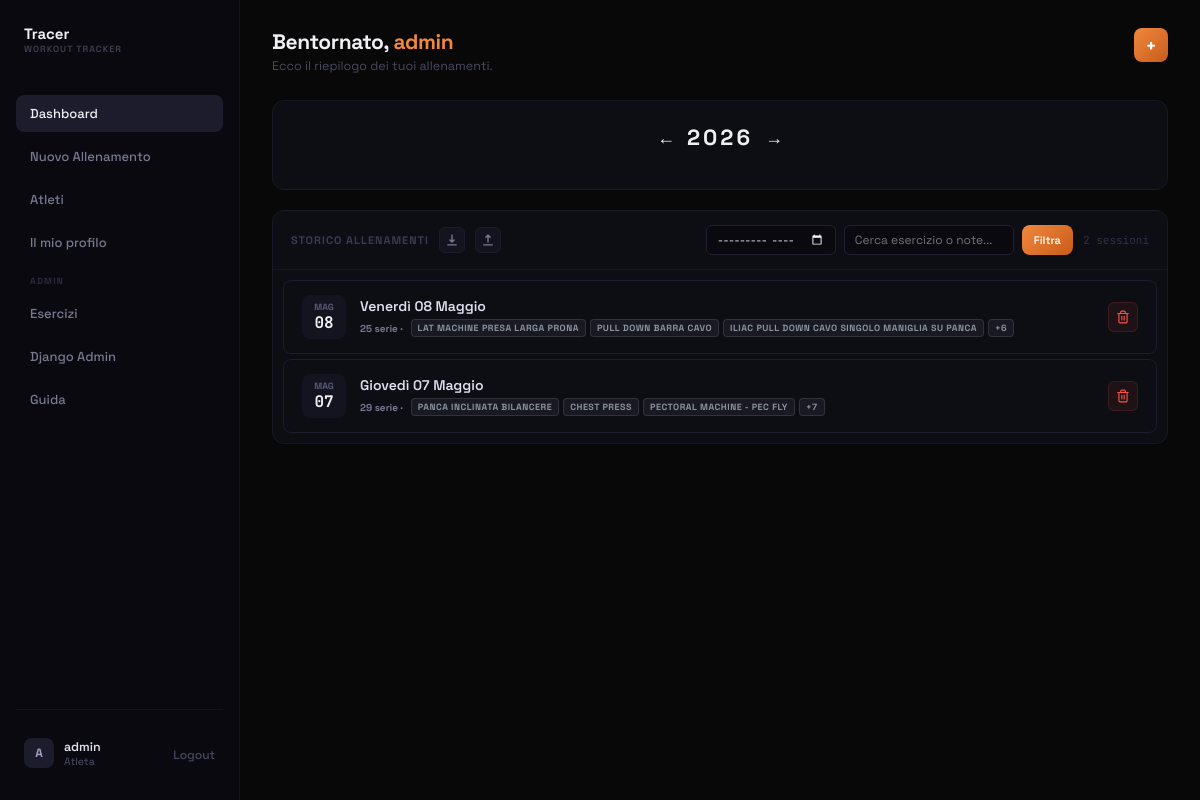
The page /dashboard/ (signed in) on the database its author committed.
### tracker/models.py (models this page shows, shortened)
class WorkoutSession(models.Model):
    utente = models.ForeignKey(User, on_delete=models.CASCADE, related_name='workout_sessions')
    data = models.DateField(default=timezone.now)
    note = models.TextField(blank=True, null=True)
    class Meta:
        ordering = ['-data'] # Ordina dalla più recente alla più vecchia

class Exercise(models.Model):
    nome = models.CharField(max_length=100)
    tipologia = models.CharField(max_length=120, blank=True, default='')
    tags = models.ManyToManyField(Tag, related_name='exercises')

### tracker/views.py (the view)
# urls.py: path('dashboard/', views.dashboard, name='dashboard'),
@login_required
def dashboard(request):
    sessions_query = WorkoutSession.objects.filter(utente=request.user).prefetch_related('sets__exercise').order_by('-data', '-id')
    q = request.GET.get('q', '').strip()
    if q:
        sessions_query = sessions_query.filter(
            models.Q(note__icontains=q) |
            models.Q(sets__exercise__nome__icontains=q)
        ).distinct()
    year_str = request.GET.get('year')
    if year_str and year_str.isdigit():
        year_int = int(year_str)
    else:
        year_int = timezone.now().year
    sessions_query = sessions_query.filter(data__year=year_int)
    month_filter = request.GET.get('month', '')
    if month_filter:
        try:
            year_part, month = month_filter.split('-')
            sessions_query = sessions_query.filter(data__year=year_part, data__month=month)
        except ValueError:
            pass
    paginator = Paginator(sessions_query, 15)
    page_number = request.GET.get('page')
    sessions = paginator.get_page(page_number)
    all_sessions = WorkoutSession.objects.filter(utente=request.user, data__year=year_int)
    date_counts = {}
    for s in all_sessions:
        d_str = s.data.strftime('%Y-%m-%d')
        date_counts[d_str] = date_counts.get(d_str, 0) + 1
    heatmap_data = []
    for d_str, count in date_counts.items():
        dt = datetime.strptime(d_str, '%Y-%m-%d')
        timestamp = int(time.mktime(dt.timetuple()))
        heatmap_data.append({'date': timestamp, 'value': count})
    total_sets = WorkoutSet.objects.filter(session__utente=request.user).count()
    now = timezone.now()
    this_month_sessions = all_sessions.filter(data__year=now.year, data__month=now.month).count()
    return render(request, 'tracker/dashboard.html', {
        'sessions': sessions,
        'total_sessions_count': all_sessions.count(),
        'total_sets': total_sets,
        'this_month_sessions': this_month_sessions,
        'heatmap_data_json': json.dumps(heatmap_data),
        'selected_year': year_int,
    })

### tracker/templates/tracker/dashboard.html (shortened to what this page needs)
{% extends 'tracker/base.html' %}
{% load static %}
{% block content %}
<div class="page-container">
    <div style="display: flex; justify-content: space-between; align-items: flex-start; margin-bottom: 26px; flex-wrap: wrap; gap: 15px;">
        <div>
            <h1 style="font-size: 21px; font-weight: 700; color: #f0f0f3; letter-spacing: -0.4px; margin-bottom: 3px;">
                Bentornato, <span style="color: #f0883e;">{{ user.username }}</span>
            </h1>
            <p style="font-size: 12.5px; color: #484860; font-weight: 400;">
                Ecco il riepilogo dei tuoi allenamenti.
            </p>
        </div>
        <a href="{% url 'create_session' %}" class="btn-primary-gradient" style="display: flex; align-items: center; justify-content: center; width: 34px; height: 34px; font-size: 18px; font-weight: bold; border-radius: 8px;">
            +
        </a>
    </div>
    <div class="tracer-card" style="padding: 22px 24px; margin-bottom: 20px;">
        <div style="display: flex; align-items: center; justify-content: center; gap: 12px; margin-bottom: 16px;">
            <button type="button" class="arrow-btn" onclick="changeYear(-1)" style="background:none;border:none;color:#f0f0f3;font-size:18px;cursor:pointer;">&#8592;</button>
            <span style="font-size: 22px; font-weight: 700; color: #f0f0f3; letter-spacing: 3px;">{{ selected_year }}</span>
            <button type="button" class="arrow-btn" onclick="changeYear(1)" style="background:none;border:none;color:#f0f0f3;font-size:18px;cursor:pointer;">&#8594;</button>
        </div>
    </div>
    <div class="tracer-card" style="overflow: hidden;">
        <div style="padding: 14px 18px; border-bottom: 1px solid #16162a; display: flex; justify-content: space-between; align-items: center; flex-wrap: wrap; gap: 10px;">
            <div style="display: flex; align-items: center; gap: 10px;">
                <div style="font-size: 11px; font-weight: 700; color: #3a3a52; text-transform: uppercase; letter-spacing: 1px;">Storico Allenamenti</div>
                <a href="{% url 'export_sessions' %}" title="Esporta backup JSON" style="display:inline-flex;align-items:center;justify-content:center;width:26px;height:26px;border-radius:6px;background:#141420;border:1px solid #1c1c2c;color:#787890;text-decoration:none;" onmouseover="this.style.color='#f0f0f3'" onmouseout="this.style.color='#787890'">
                    <svg viewBox="0 0 20 20" fill="currentColor" width="14" height="14"><path fill-rule="evenodd" d="M3 17a1 1 0 011-1h12a1 1 0 110 2H4a1 1 0 01-1-1zm3.293-7.707a1 1 0 011.414 0L9 10.586V3a1 1 0 112 0v7.586l1.293-1.293a1 1 0 111.414 1.414l-3 3a1 1 0 01-1.414 0l-3-3a1 1 0 010-1.414z" clip-rule="evenodd"/></svg>
                </a>
                <a href="{% url 'import_sessions' %}" title="Importa backup JSON" style="display:inline-flex;align-items:center;justify-content:center;width:26px;height:26px;border-radius:6px;background:#141420;border:1px solid #1c1c2c;color:#787890;text-decoration:none;" onmouseover="this.style.color='#f0f0f3'" onmouseout="this.style.color='#787890'">
                    <svg viewBox="0 0 20 20" fill="currentColor" width="14" height="14"><path fill-rule="evenodd" d="M3 17a1 1 0 011-1h12a1 1 0 110 2H4a1 1 0 01-1-1zM6.293 6.707a1 1 0 010-1.414l3-3a1 1 0 011.414 0l3 3a1 1 0 01-1.414 1.414L11 5.414V13a1 1 0 11-2 0V5.414L7.707 6.707a1 1 0 01-1.414 0z" clip-rule="evenodd"/></svg>
                </a>
            </div>
            <form method="get" class="filter-form" style="display: flex; gap: 8px; align-items: center; flex: 1; justify-content: flex-end; flex-wrap: wrap;">
                <input type="month" name="month" value="{{ request.GET.month }}" class="tracer-input" style="padding: 6px 10px; width: 130px; font-size: 12px; height: 30px; border-radius: 6px;">
                <input type="text" name="q" value="{{ request.GET.q }}" placeholder="Cerca esercizio o note..." class="tracer-input" style="padding: 6px 10px; width: 100%; max-width: 170px; font-size: 12px; height: 30px; border-radius: 6px;">
                <button type="submit" class="btn-primary-gradient" style="padding: 0 12px; height: 30px; font-size: 11px;">Filtra</button>
            </form>
            <span style="font-size: 11px; color: #303048; font-family: 'JetBrains Mono', monospace; min-width: max-content;">
                {{ total_sessions_count }} sessioni
            </span>
        </div>
        <div style="padding: 10px; display: flex; flex-direction: column; gap: 5px; max-height: 440px; overflow-y: auto;">
            {% for session in sessions %}
            <div style="position: relative; border-radius: 8px; border: 1px solid #1c1c2c; background: transparent; transition: all .15s;" onmouseover="this.style.background='#12121c'; this.style.borderColor='#2a2a3c';" onmouseout="this.style.background='transparent'; this.style.borderColor='#1c1c2c';">
                <a href="{% url 'session_detail' session.id %}" style="display: flex; justify-content: space-between; align-items: center; flex-wrap: wrap; gap: 15px; padding: 14px 18px; color: inherit; text-decoration: none;">
                    <div style="display: flex; align-items: center; gap: 14px; flex: 1;">
                        <div style="width: 44px; height: 44px; border-radius: 8px; background: #141420; display: flex; flex-direction: column; align-items: center; justify-content: center; flex-shrink: 0;">
                            <span style="font-size: 9px; font-weight: 700; color: #5a5a78; text-transform: uppercase; margin-bottom: -1px;">{{ session.data|date:"M" }}</span>
                            <span style="font-size: 16px; font-weight: 700; color: #f0f0f3; font-family: 'JetBrains Mono', monospace;">{{ session.data|date:"d" }}</span>
                        </div>
                        <div>
                            <div style="font-size: 14px; font-weight: 600; color: #e0e0f0; margin-bottom: 4px;">{{ session.data|date:"l d F" }}</div>
                            <div style="display: flex; gap: 4px; flex-wrap: wrap; align-items: center;">
                                <span style="font-size: 10px; font-weight: 700; color: #787890; margin-right: 4px;">{{ session.sets.count }} serie &middot;</span>
                                <span class="desktop-only" style="display: contents;">
                                    {% regroup session.sets.all by exercise as exercise_list %}
                                    {% for group in exercise_list|slice:":3" %}
                                        <span class="badge-tag badge-tag-default">{{ group.grouper.nome }}</span>
                                    {% endfor %}
                                    {% if exercise_list|length > 3 %}
                                        <span class="badge-tag badge-tag-default">+{{ exercise_list|length|add:"-3" }}</span>
                                    {% endif %}
                                </span>
                            </div>
                        </div>
                    </div>
                </a>
                <div style="position: absolute; right: 18px; top: 50%; transform: translateY(-50%); z-index: 2;">
                    <form action="{% url 'delete_session' session.id %}" method="post" onsubmit="return confirm('Sei sicuro?');">
                        <button type="submit" style="width: 30px; height: 30px; display: inline-flex; align-items: center; justify-content: center; background: rgba(248,81,73,.07); border: 1px solid rgba(248,81,73,.14); border-radius: 6px; color: #f85149; transition: all .12s; cursor: pointer;" title="Elimina">
                        </button>
                    </form>
                </div>
            </div>
            {% empty %}
            <div style="padding: 36px; text-align: center; color: #2c2c42; font-size: 13px;">
                Nessun allenamento. Inizia subito!
            </div>
            {% endfor %}
        </div>
    </div>
</div>
<link rel="stylesheet" href="https://cdnjs.cloudflare.com/ajax/libs/cal-heatmap/3.6.2/cal-heatmap.css">
{% endblock %}

### tracker/templates/tracker/base.html (shortened to what this page needs)
{% load static %}
<!DOCTYPE html>
<html lang="it">
<head>
    <link rel="stylesheet" href="{% static 'tracker/style.css' %}">
    <link rel="stylesheet" href="https://cdn.jsdelivr.net/npm/driver.js@1.0.1/dist/driver.css"/>
</head>
<body>
    <div id="root" class="app-layout">
        {% if user.is_authenticated %}
        <div class="sidebar">
            <a href="{% url 'dashboard' %}" class="logo-container" style="display: flex; align-items: center; gap: 10px; margin-bottom: 40px; padding: 0 8px; text-decoration: none; cursor: pointer;">
                <div>
                    <div style="font-size: 15px; font-weight: 700; color: #f0f0f3;">Tracer</div>
                    <div style="font-size: 9px; color: #404052; font-weight: 600; letter-spacing: 1px;">WORKOUT TRACKER</div>
                </div>
            </a>
            <div class="menu-container" style="display: flex; flex-direction: column; gap: 6px; flex: 1;">
                <a href="{% url 'dashboard' %}" style="display: flex; align-items: center; gap: 12px; padding: 10px 14px; border-radius: 8px; color: #f0f0f3; background: #1c1c2c; font-size: 13px; font-weight: 500; transition: all .15s;">
                    <span class="menu-text">Dashboard</span>
                </a>
                <a href="{% url 'create_session' %}" style="display: flex; align-items: center; gap: 12px; padding: 10px 14px; border-radius: 8px; color: #787890; font-size: 13px; font-weight: 500; transition: all .15s;" onmouseover="this.style.background='#1c1c2c';this.style.color='#f0f0f3'" onmouseout="this.style.background='transparent';this.style.color='#787890'">
                    <span class="menu-text">Nuovo Allenamento</span>
                </a>
                <a href="{% url 'user_list' %}" style="display: flex; align-items: center; gap: 12px; padding: 10px 14px; border-radius: 8px; color: #787890; font-size: 13px; font-weight: 500; transition: all .15s;" onmouseover="this.style.background='#1c1c2c';this.style.color='#f0f0f3'" onmouseout="this.style.background='transparent';this.style.color='#787890'">
                    <span class="menu-text">Atleti</span>
                </a>
                <a href="{% url 'user_profile' user.username %}" style="display: flex; align-items: center; gap: 12px; padding: 10px 14px; border-radius: 8px; color: #787890; font-size: 13px; font-weight: 500; transition: all .15s;" onmouseover="this.style.background='#1c1c2c';this.style.color='#f0f0f3'" onmouseout="this.style.background='transparent';this.style.color='#787890'">
                    <span class="menu-text">Il mio profilo</span>
                </a>
                {% if user.is_superuser %}
                <div style="font-size: 9px; font-weight: 700; color: #2a2a3e; text-transform: uppercase; letter-spacing: 1.2px; padding: 8px 14px 2px;">Admin</div>
                <a href="{% url 'exercises_list' %}" style="display: flex; align-items: center; gap: 12px; padding: 10px 14px; border-radius: 8px; color: #787890; font-size: 13px; font-weight: 500; transition: all .15s;" onmouseover="this.style.background='#1c1c2c';this.style.color='#f0f0f3'" onmouseout="this.style.background='transparent';this.style.color='#787890'">
                    <span class="menu-text">Esercizi</span>
                </a>
                <a href="/admin/" style="display: flex; align-items: center; gap: 12px; padding: 10px 14px; border-radius: 8px; color: #787890; font-size: 13px; font-weight: 500; transition: all .15s;" onmouseover="this.style.background='#1c1c2c';this.style.color='#f0f0f3'" onmouseout="this.style.background='transparent';this.style.color='#787890'">
                    <span class="menu-text">Django Admin</span>
                </a>
                {% endif %}
                <button id="tour-menu-btn" onclick="if(typeof startTour !== 'undefined') startTour(); else window.location.href='{% url 'dashboard' %}?tour=1';" style="display: flex; align-items: center; gap: 12px; padding: 10px 14px; border-radius: 8px; color: #787890; font-size: 13px; font-weight: 500; transition: all .15s; background: transparent; border: none; width: 100%; text-align: left; cursor: pointer; font-family: inherit;" onmouseover="this.style.background='#1c1c2c'; this.style.color='#f0f0f3'" onmouseout="this.style.background='transparent'; this.style.color='#787890'">
                    <span class="menu-text">Guida</span>
                </button>
            </div>
            <div class="user-info-container" style="border-top: 1px solid #14141f; padding-top: 20px; margin-top: auto;">
                <div style="display: flex; align-items: center; justify-content: space-between; padding: 8px;">
                    <div style="display: flex; align-items: center; gap: 10px;">
                        <div style="width: 30px; height: 30px; border-radius: 8px; background: #1c1c2c; display: flex; align-items: center; justify-content: center; font-size: 12px; font-weight: 700; color: #a0a0c0;">
                            {{ user.username|make_list|first|upper }}
                        </div>
                        <div>
                            <div style="font-size: 12.5px; font-weight: 600; color: #e0e0f0;">{{ user.username }}</div>
                            <div style="font-size: 10.5px; color: #505068;">Atleta</div>
                        </div>
                    </div>
                    <form action="{% url 'logout' %}" method="post" style="display:inline;">
                        <button type="submit" title="Logout" style="background: transparent; border: none; color: #484860; cursor: pointer; transition: color .15s; font-size: 12px; font-weight: 500;">
                            Logout
                        </button>
                    </form>
                </div>
            </div>
        </div>
        {% endif %}
        <main class="main-content">
            {% block content %}{% endblock %}
        </main>
    </div>
</body>
</html>

### rows shown on the page
WorkoutSession: data "MAG", data "08", data "Venerdì 08 Maggio", sets.count "25", exercise_list "6"
Exercise: grouper.nome "LAT MACHINE PRESA LARGA PRONA"
Exercise: grouper.nome "PULL DOWN BARRA CAVO"
Exercise: grouper.nome "ILIAC PULL DOWN CAVO SINGOLO MANIGLIA SU PANCA"
WorkoutSession: data "MAG", data "07", data "Giovedì 07 Maggio", sets.count "29", exercise_list "7"
Exercise: grouper.nome "PANCA INCLINATA BILANCERE"
Exercise: grouper.nome "CHEST PRESS"
Exercise: grouper.nome "PECTORAL MACHINE - PEC FLY"

### other values the page prints
{{ user.username|make_list|first|upper }} "A"
{{ user.username }} "admin"
{{ total_sessions_count }} "2"
